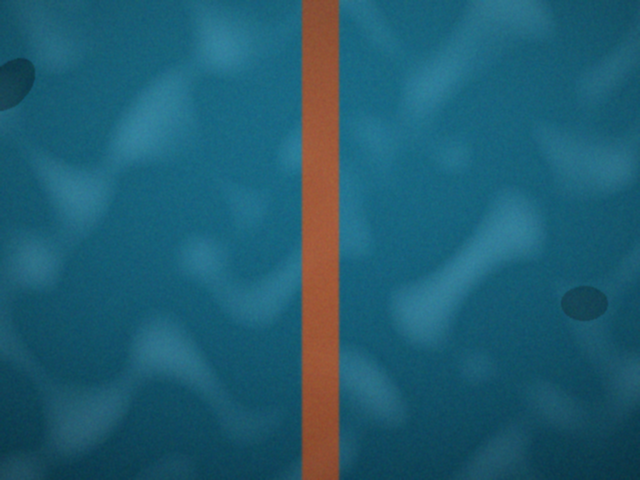
#> input picture follow-the-line/images/01_center.png, 640 x 480 px; the run also reads 1 picture not shown here
$ jupyter execute --allow-errors explore.ipynb
#> lines starting #> are read from the running program, lines starting #| are printed output that depends on the picture; after the words box and inside, x2 and y2 are one past the last pixel; in counts of white or black regions, pixels touching at a corner belong together
# Follow the Line: Explore

Our robot has a camera pointing **down** at the pool floor. There's an orange-red line of tape on the
floor, and the robot needs to follow it. Your job: look at a camera image and decide whether the robot
should go **LEFT**, **RIGHT**, **STRAIGHT**, or say it's **LOST** (no line in view).

Here's the plan, one section per step:

1. Load an image
2. Understand color spaces (why we use HSV)
3. Make a **mask**: white where the line is, black everywhere else
4. Clean up the mask
5. Find the blobs in the mask and pick the one that's the line
6. Find where the line is and decide which way to steer
7. Test on every image

Run a cell with **Shift + Enter**. Cells marked **🔧 TODO** need you to change something.

[cell 1]
import json
from pathlib import Path

import cv2
import matplotlib.pyplot as plt
import numpy as np

IMAGES = Path("../images")
#> (the rest of this cell did not finish here and is left out)

## 1. Load an image

To a computer, an image is just a grid of numbers. OpenCV loads it as a NumPy array with the shape
**(height, width, 3)**. Each pixel has 3 numbers for its color, from 0 to 255.

[cell 2]
img = cv2.imread(str(IMAGES / "01_center.png"))
#> img is the input picture: shape (480, 640, 3); mean B, G, R 113.2, 92.7, 32
print("shape (height, width, channels):", img.shape)
#| shape (height, width, channels): (480, 640, 3)
print("top-left pixel:", img[0, 0])
#| top-left pixel: [94 75 21]

plt.imshow(img)
plt.axis("off")
plt.show()

The line should be orange, but it's blue! OpenCV stores the 3 color numbers in the order
**Blue, Green, Red (BGR)**, but matplotlib expects **Red, Green, Blue (RGB)**. So red and blue got swapped.
The `show()` helper converts BGR to RGB for you:

#> (a cell that did not finish here is left out)

## 2. Color spaces: why HSV?

In BGR, "orange" depends on all three numbers at once, and if the water gets darker, all three change.
That makes it hard to write a rule like "keep the orange pixels."

**HSV** splits color up differently:

| Channel | Meaning | Range in OpenCV |
|---|---|---|
| **H**ue | *Which* color: red, yellow, green, blue... | 0–179 |
| **S**aturation | How vivid it is (0 = gray) | 0–255 |
| **V**alue | How bright it is (0 = black) | 0–255 |

Now "orange" is mostly one number (hue), no matter how bright the water is.

[cell 4]
hsv = cv2.cvtColor(img, cv2.COLOR_BGR2HSV)
#> hsv: shape (480, 640, 3); mean H, S, V 92.6, 198.9, 118.6
h, s, v = cv2.split(hsv)
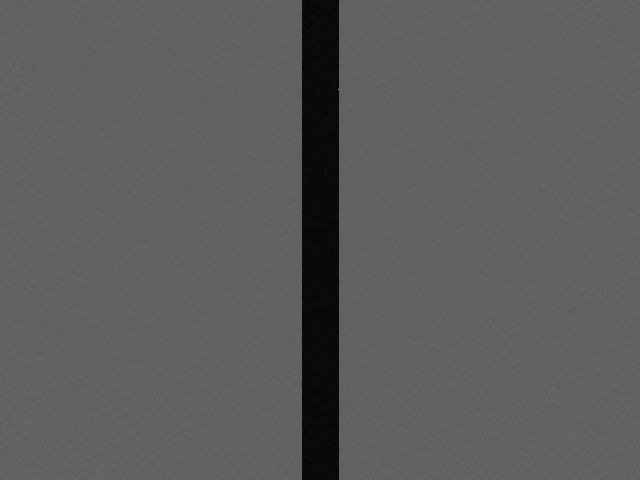
#> h: shape (480, 640); min 1, max 177, mean 92.6
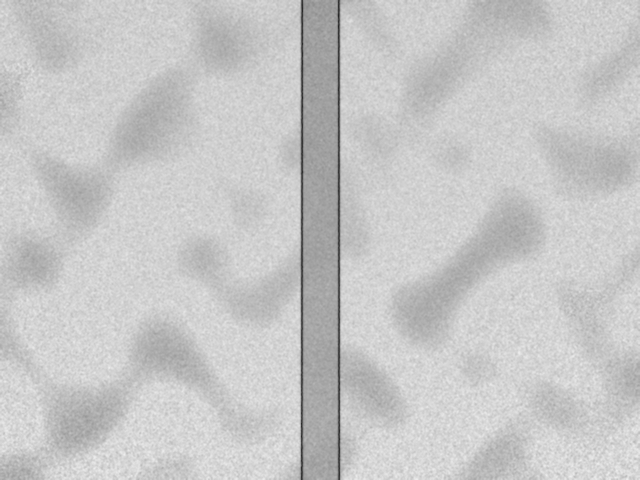
#> s: shape (480, 640); min 38, max 238, mean 198.9
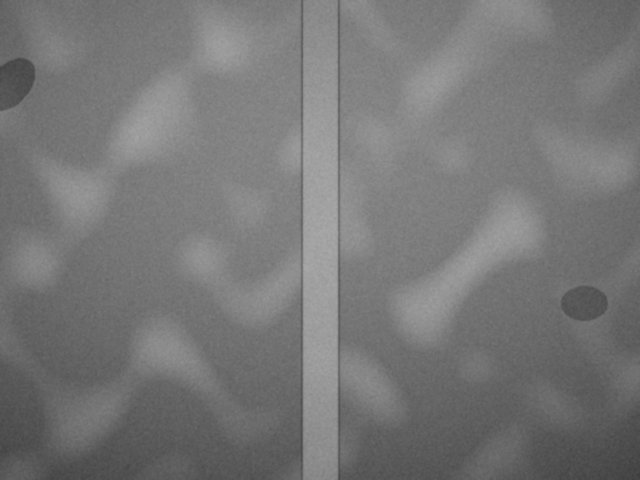
#> v: shape (480, 640); min 63, max 170, mean 118.6
#> (the rest of this cell did not finish here and is left out)

Let's measure some pixels. Arrays are indexed `[row, column]`, which is `[y, x]`: y counts **down** from the top.

[cell 5]
samples = {
    "line":          ("01_center.png", 240, 320),
    "water":         ("01_center.png", 240, 100),
    "line (murky)":  ("07_murky_left.png", 240, 190),
    "yellow buoy":   ("09_seaweed_and_buoy.png", 150, 470),
    "green seaweed": ("09_seaweed_and_buoy.png", 380, 159),
    "orange fish":   ("10_fish_only.png", 260, 420),
}
for label, (name, y, x) in samples.items():
    pixel = cv2.cvtColor(cv2.imread(str(IMAGES / name)), cv2.COLOR_BGR2HSV)[y, x]
#> pixel = [8, 159, 165]
    print(f"{label:14s} H={pixel[0]:3d}  S={pixel[1]:3d}  V={pixel[2]:3d}")
#| line           H=  8  S=159  V=165

**Think about it:** which numbers separate the line from the water, the buoy, and the seaweed?
How dark does the line get in murky water?

Notice the fish is almost the **same color** as the line. Color alone can't tell them apart.
We'll deal with that in step 5.

## 3. Make a mask 🔧 TODO

`cv2.inRange` keeps every pixel whose H, S, and V are all between `LOWER` and `UPPER`.
Kept pixels become white (255), everything else black (0).

Right now the range keeps **every** pixel, so the mask is all white. Using your measurements above,
change `LOWER` and `UPPER` so the mask only keeps the line. Check it on both test images below.

[cell 6]
# 🔧 TODO: pick a range that keeps the line and nothing else.
LOWER = np.array([0, 0, 0])        # lowest  [H, S, V] to keep
#> LOWER = [0, 0, 0]
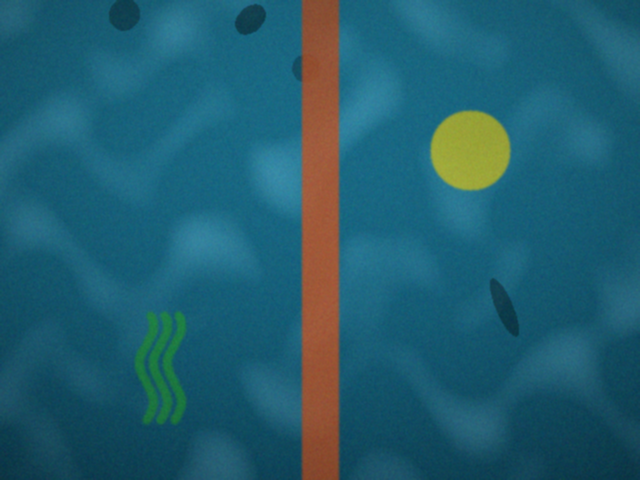
#> input picture follow-the-line/images/09_seaweed_and_buoy.png, 640 x 480 px
#> further down, test is the input picture: shape (480, 640, 3); mean B, G, R 111.2, 93.7, 33.9
UPPER = np.array([179, 255, 255])  # highest [H, S, V] to keep


def make_mask(image):
    hsv = cv2.cvtColor(image, cv2.COLOR_BGR2HSV)
#> hsv: shape (480, 640, 3); mean H, S, V 92.6, 199.5, 58.8
    return cv2.inRange(hsv, LOWER, UPPER)
#> returned value: shape (480, 640); every value is 255
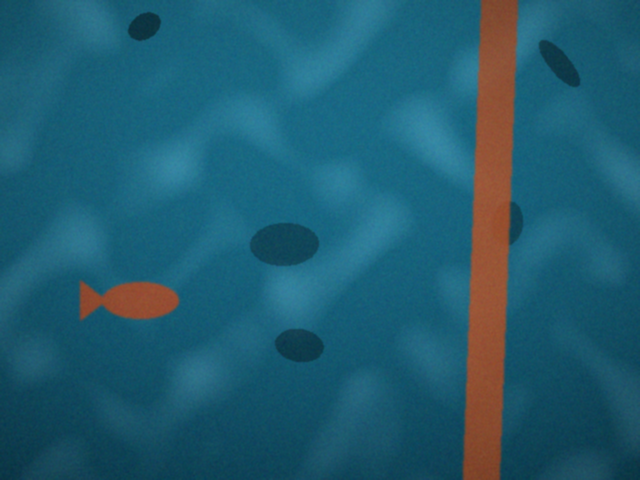
#> input picture follow-the-line/images/08_fish_and_line.png, 640 x 480 px
#> further down, test is the input picture: shape (480, 640, 3); mean B, G, R 112.2, 92, 32.5


#> (the rest of this cell did not finish here and is left out)

## 4. Clean up the mask

Real masks have little specks of noise and small holes. **Morphology** fixes that by sliding a small
shape (the *kernel*) over the mask:

- **Opening** (shrink, then grow back) erases specks smaller than the kernel.
- **Closing** (grow, then shrink back) fills holes smaller than the kernel.

[cell 7]
KERNEL = cv2.getStructuringElement(cv2.MORPH_ELLIPSE, (7, 7))


def clean(mask):
    mask = cv2.morphologyEx(mask, cv2.MORPH_OPEN, KERNEL)
    mask = cv2.morphologyEx(mask, cv2.MORPH_CLOSE, KERNEL)
    return mask


raw = make_mask(cv2.imread(str(IMAGES / "07_murky_left.png")))
#> (the rest of this cell did not finish here and is left out)

## 5. Find the blobs and pick the line 🔧 TODO

`cv2.findContours` traces the outline (the *contour*) of every white blob in the mask.
For each blob we measure two things:

- **Area:** how many pixels it covers.
- **Aspect ratio:** long side ÷ short side. A line is long and thin (big aspect ratio).
  A fish or a buoy is chubby (small aspect ratio).

[cell 8]
def describe(contour):
    area = cv2.contourArea(contour)
    (_, _), (w, h), _ = cv2.minAreaRect(contour)  # the smallest rectangle around the blob
    aspect = max(w, h) / max(min(w, h), 1)
    return area, aspect


#> (the rest of this cell did not finish here and is left out)

#> in make_mask (call 2), `hsv = cv2.cvtColor(image, cv2.COLOR_BGR2HSV)`: hsv: shape (480, 640, 3); mean H, S, V 91.8, 198.6, 118
#> `contours, _ = cv2.findContours(clean(make_mask(test)), cv2.RETR_EXTERN..`: contours = [[[0, 0], [0, 479], [639, 479], [639, 0]]]
#> the loop `for i, contour in enumerate(contours):` made 1 pass
#|   blob 0: area =  306081 pixels, aspect ratio =   1.3
#> after the loop `for i, contour in enumerate(contours):`:
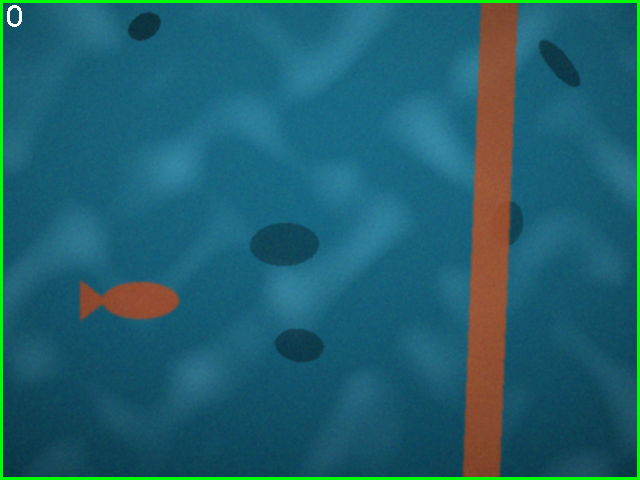
#> drawn: shape (480, 640, 3); 2.23% of pixels changed, all inside (x1, y1, x2, y2) = (0, 0, 640, 480)
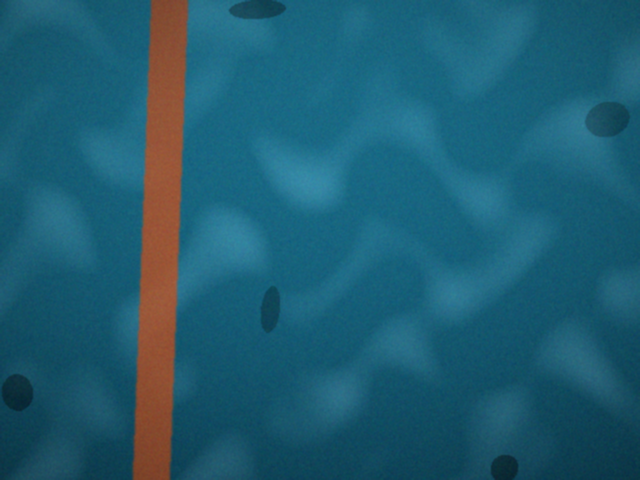
#> input picture follow-the-line/images/02_left.png, 640 x 480 px
#> in make_mask (call 3), `hsv = cv2.cvtColor(image, cv2.COLOR_BGR2HSV)`: hsv: shape (480, 640, 3); mean H, S, V 92.6, 199, 118.3
#> in make_mask, image is the input picture: shape (480, 640, 3); mean B, G, R 113.2, 92.5, 31.6
    drawn = test.copy()
    print(name)
    for i, contour in enumerate(contours):
        area, aspect = describe(contour)
        print(f"  blob {i}: area = {area:7.0f} pixels, aspect ratio = {aspect:5.1f}")
        cv2.drawContours(drawn, [contour], -1, (0, 255, 0), 3)
        x, y, _, _ = cv2.boundingRect(contour)
        cv2.putText(drawn, str(i), (x + 5, y + 25), cv2.FONT_HERSHEY_SIMPLEX, 0.9, (255, 255, 255), 2)
    show(drawn, size=4)

Pick limits that keep the line but throw away fish, buoys, and specks.

[cell 9]
# 🔧 TODO: pick limits that only let the line through.
MIN_AREA = 0      # ignore blobs smaller than this many pixels
MIN_ASPECT = 0.0  # ignore blobs less stretched-out than this


def pick_line(mask):
    """Returns the contour of the line, or None if there isn't one."""
    contours, _ = cv2.findContours(mask, cv2.RETR_EXTERNAL, cv2.CHAIN_APPROX_SIMPLE)
#> contours = [[[0, 0], [0, 479], [639, 479], [639, 0]]]
    lines = []
    for contour in contours:
        area, aspect = describe(contour)
        if area >= MIN_AREA and aspect >= MIN_ASPECT:
            lines.append(contour)
#> this loop made 1 pass
#> (contour, area, aspect) on pass 1: ([[0, 0], [0, 479], [639, 479], [639, 0]], 306081, 1.33)
#> after the loop, lines = [[[0, 0], [0, 479], [639, 479], [639, 0]]]
    if not lines:
        return None
    return max(lines, key=cv2.contourArea)

## 6. Where is the line? 🔧 TODO

To steer, we need the line's center. `cv2.moments(contour)` returns a dictionary of sums over the blob's pixels:

- `m["m00"]` is the blob's area.
- `m["m10"]` is the sum of every pixel's x coordinate.

So the **average x** (the center) is `m["m10"] / m["m00"]`.

Then turn it into an **offset** from -1.0 (far left) to 0.0 (center) to 1.0 (far right).
For a 640-pixel-wide image: x = 0 → -1.0, x = 320 → 0.0, x = 640 → 1.0.

Fill in `offset_of` below.

[cell 10]
DEADBAND = 0.15  # within 15% of the center counts as straight


def offset_of(contour, width):
    """-1.0 = far left, 0.0 = center, 1.0 = far right."""
    # 🔧 TODO: use cv2.moments to find the center x, then turn it into an offset.
    return 0.0


def decide(image):
    line = pick_line(clean(make_mask(image)))
#> line = [[0, 0], [0, 479], [639, 479], [639, 0]]
    if line is None:
        return "LOST"
    offset = offset_of(line, image.shape[1])
#> offset = 0
    if offset < -DEADBAND:
        return "LEFT"
    if offset > DEADBAND:
        return "RIGHT"
    return "STRAIGHT"


print(decide(cv2.imread(str(IMAGES / "02_left.png"))), "(should be LEFT)")
#| STRAIGHT (should be LEFT)
